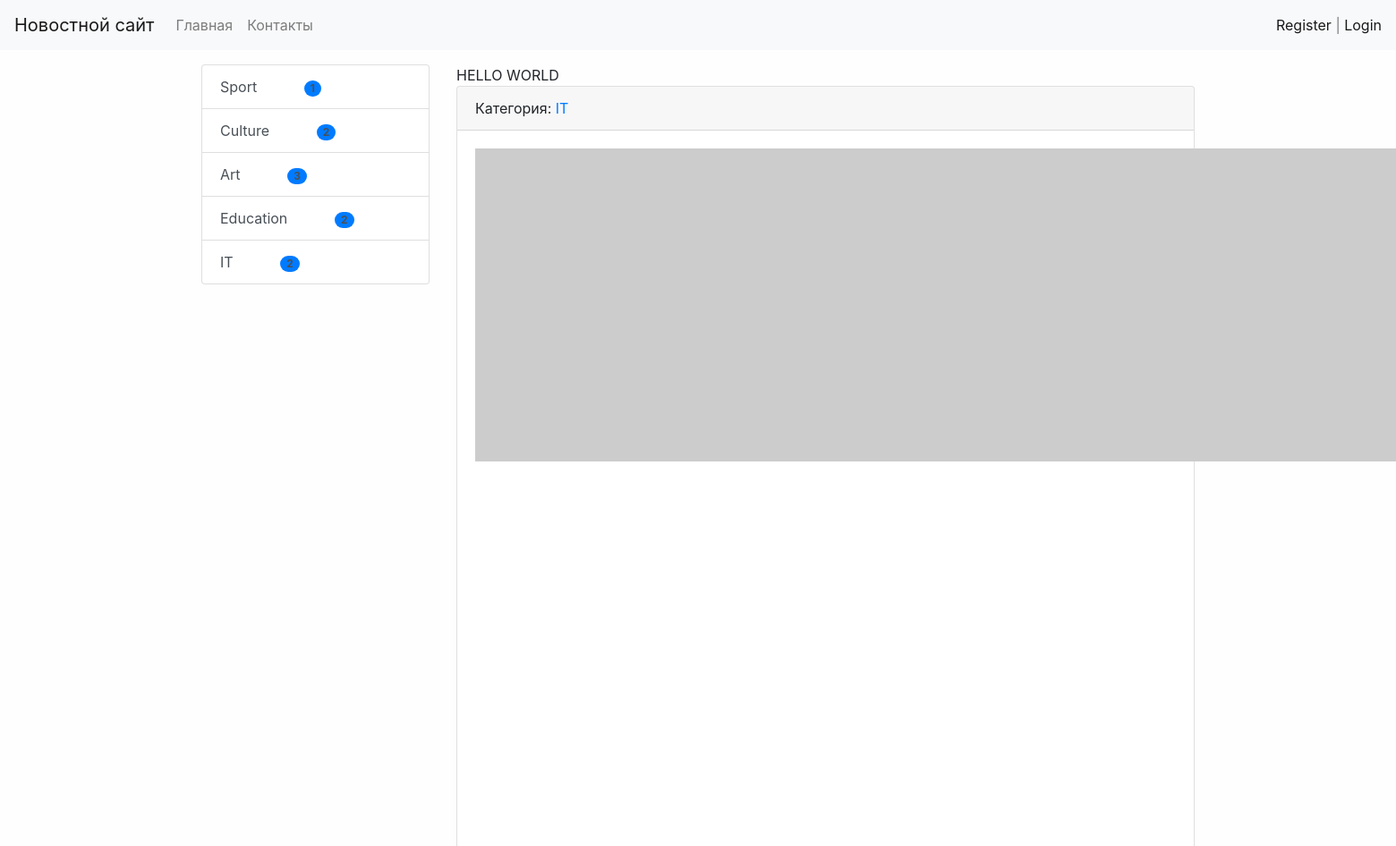
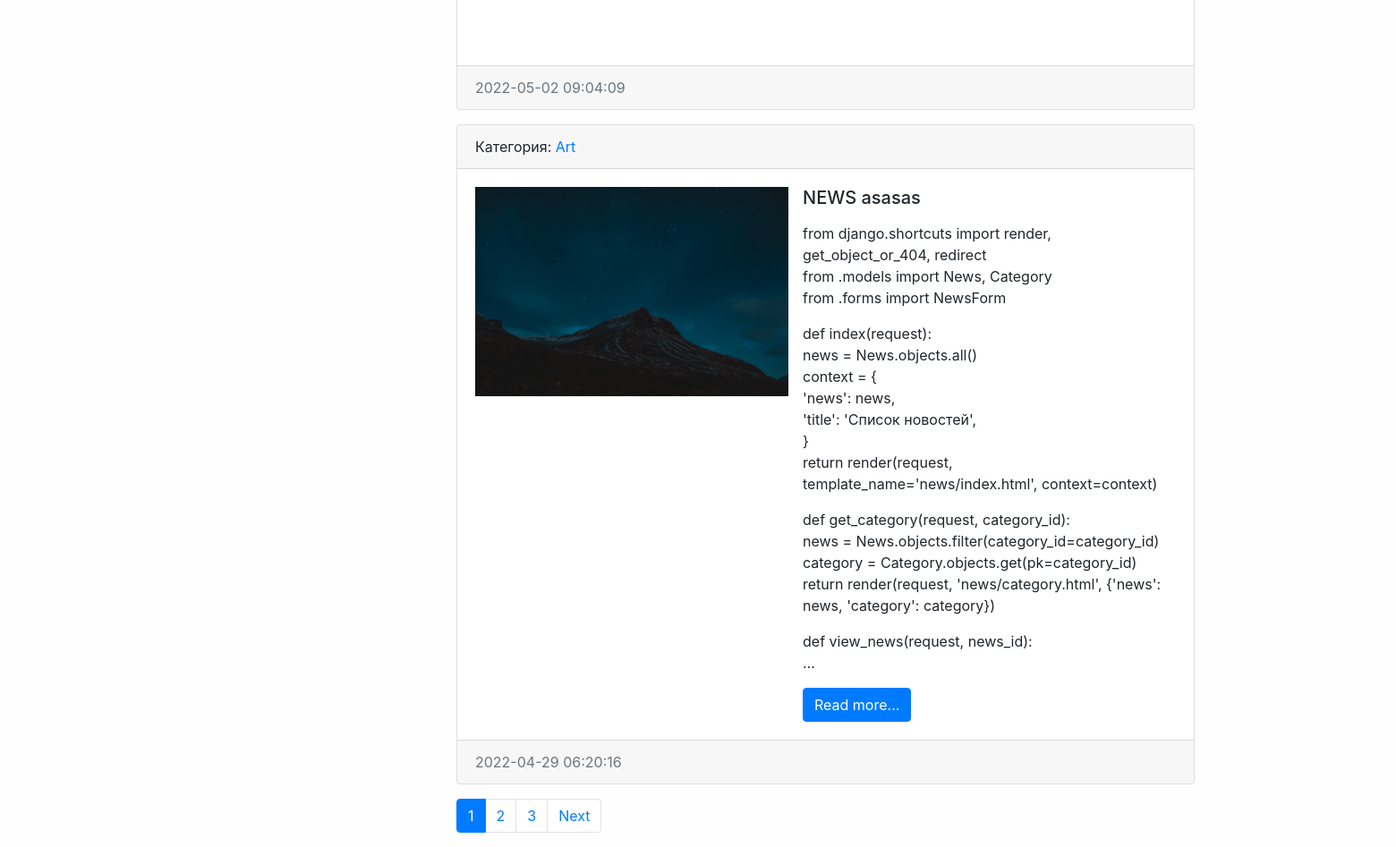
Before: / with the older database file (2 pictures, top to bottom).
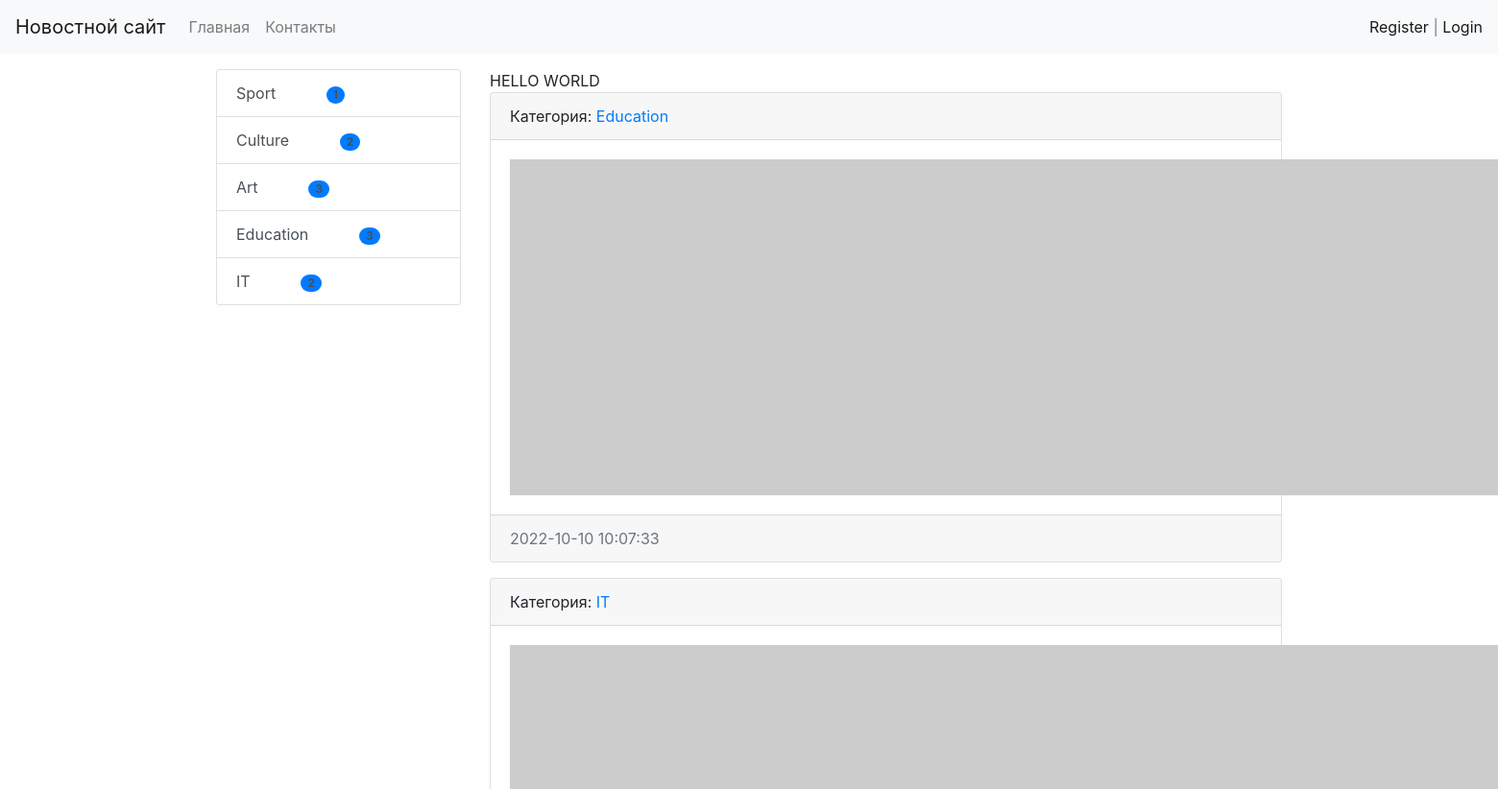
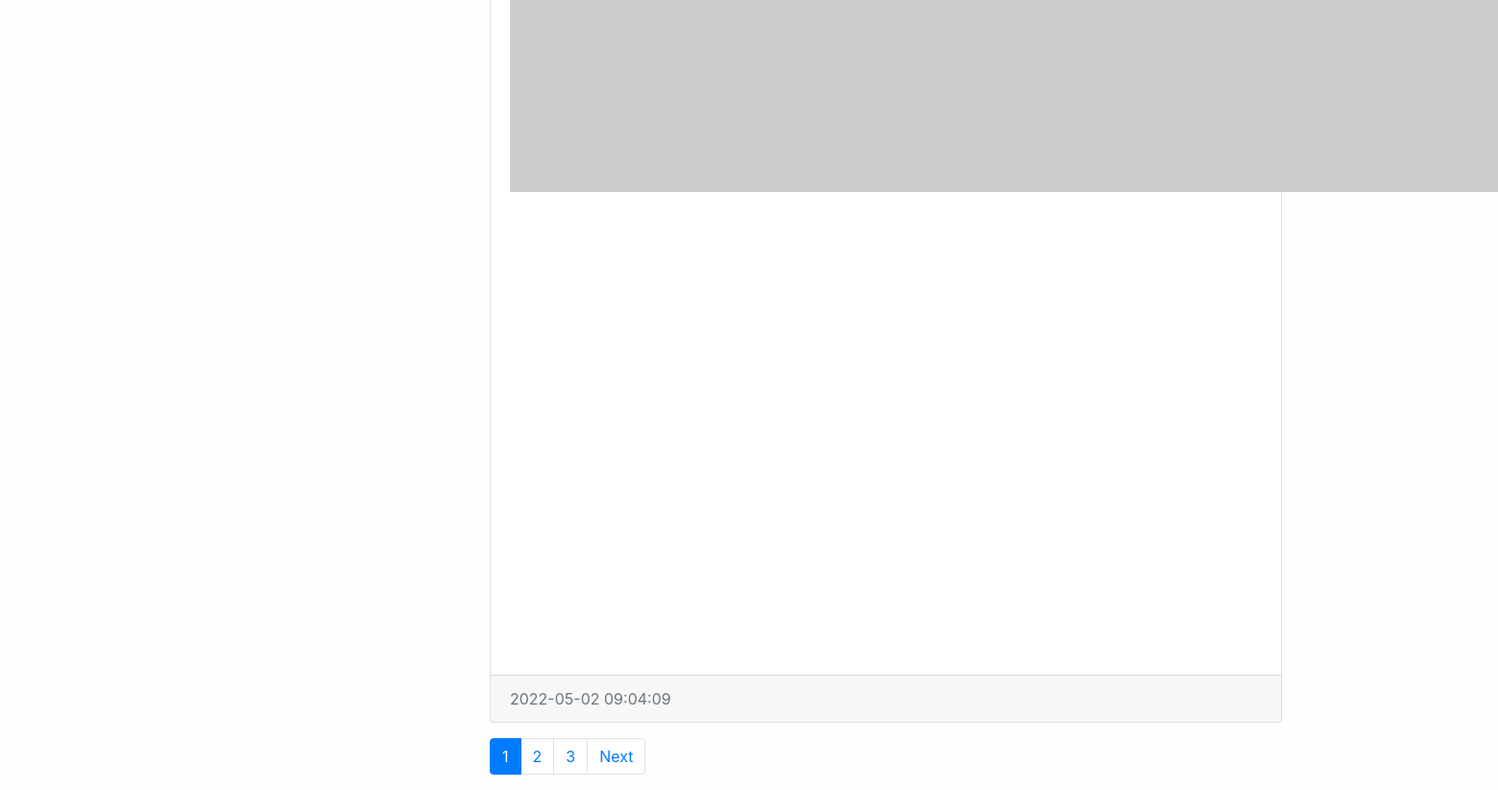
After: the same page with the newer database file (2 pictures, top to bottom).
### news/models.py (models this page shows, shortened)
class Category(models.Model):
    title = models.CharField(max_length=150, db_index=True, verbose_name='Наименование категории')
    def get_absolute_url(self):
        return reverse('category', kwargs={"category_id": self.pk})
    def __str__(self):
        return self.title
    class Meta:
        verbose_name = 'Категория'
        verbose_name_plural = 'Категории'
        ordering = ['title']

class News(models.Model):
    title = models.CharField(max_length=150, verbose_name='Наименование')
    content = models.TextField(blank=True, verbose_name='Контент')
    created_at = models.DateTimeField(auto_now_add=True, verbose_name='Дата публикации')
    updated_at = models.DateTimeField(auto_now=True, verbose_name='Обновлено')
    photo = models.ImageField(  upload_to='photos/%Y/%m/%d/', verbose_name='Фото', blank=True)
    is_published = models.BooleanField(default=True, verbose_name='Опубликовано')
    category = models.ForeignKey('Category', on_delete=models.PROTECT, verbose_name='Категория')
    views = models.IntegerField(default=0)
    def get_absolute_url(self):
        return reverse('view_news', kwargs={"pk": self.pk})
    class Meta:
        verbose_name = 'Новость'
        verbose_name_plural = 'Новости'
        ordering = ['-created_at']

### news/views.py (the view)
# urls.py: path('', HomeNews.as_view(), name='home'),
class HomeNews(MyMixin, ListView):
    model = News
    template_name = 'news/home_news_list.html'
    context_object_name = 'news'
    mixin_prop = 'hello world'
    paginate_by = 2
    def get_context_data(self, *, object_list=None, **kwargs):
        context = super().get_context_data(**kwargs)
        context['title'] = self.get_upper('Главная страница')
        context['mixin_prop'] = self.get_prop()
        return context
    def get_queryset(self):
        return News.objects.filter(is_published=True).select_related('category')

### news/templatetags/news_tags.py (called while the page is built)
@register.inclusion_tag('news/list_categories.html')
def show_categories():
    categories = Category.objects.annotate(
        cnt=Count('news',filter=F('news__is_published'))).filter(cnt__gt=0)
    return {"categories": categories}

### news/utils.py (called while the page is built)
    def get_prop(self):
        return self.mixin_prop.upper()

    def get_upper(self, s):
        if isinstance(s,str):
            return s.upper()
        else:
            return s.title.upper()

### news/templates/news/home_news_list.html (shortened to what this page needs)
{% extends 'base.html' %}
{% block sidebar %}
{% include 'inc/_sidebar.html' %}
{% endblock %}
{% block content %}
{{mixin_prop}}
{% for item in news %}
<div class="card mb-3">
    <div class="card-header">
        Категория: <a href="{{ item.category.get_absolute_url }}">{{ item.category }}</a>
    </div>
    <div class="card-body">
        <div class="media">
            {% if item.photo %}
            <img src="{{ item.photo.url }}" alt="" width="350" class="mr-3">
            {% else %}
            <img src="https://picsum.photos/id/1060/350/235/?blur=2" alt="" class="mr-3">
            {% endif %}
            <div class="media-body">
                <h5 class="card-title">{{ item.title }}</h5>
                <p class="card-text">{{ item.content|safe|linebreaks|truncatewords:50 }}</p>
                <a href="{{ item.get_absolute_url }}" class="btn btn-primary">Read more...</a>
            </div>
        </div>
    </div>
    <div class="card-footer text-muted">
        {{ item.created_at|date:"Y-m-d H:i:s" }}
    </div>
</div>
{% endfor %}
{% endblock %}

### templates/base.html (shortened to what this page needs)
<!doctype html>
{% load static %}
<html lang="en">
<head>
    <link rel="stylesheet" href="{% static 'bootstrap/css/bootstrap.min.css' %}">
    <link rel="stylesheet" href="{% static 'css/style.css' %}">
</head>
<body>
{% include 'inc/_nav.html' %}
<div class="container mt-3">
    <div class="row">
        <div class="col-md-3">
            {% block sidebar %}SIDEBAR{% endblock %}
        </div>
        <div class="col-md-9">
            {% block content %}CONTENT{% endblock %}
            {% if page_obj.has_other_pages %}
            <nav aria-label="...">
                <ul class="pagination">
                    {% for p in page_obj.paginator.page_range %}
                    {% if page_obj.number == p %}
                    <li class="page-item active" aria-current="page">
                        <a class="page-link" href="?page={{ p }}">{{ p }} </a>
                    </li>
                    {% elif p > page_obj.number|add:-3 and p < page_obj.number|add:3 %}
                    <li class="page-item">
                        <a class="page-link" href="?page={{ p }}">{{ p }}</a>
                    </li>
                    {% endif %}
                    {% endfor %}
                    {% if page_obj.has_next %}
                    <li class="page-item">
                        <a class="page-link" href="?page={{ page_obj.next_page_number }}">Next</a>
                    </li>
                    {% endif %}
                </ul>
            </nav>
            {% endif %}
        </div>
    </div>
</div>
</body>
</html>

### templates/inc/_nav.html (shortened to what this page needs)
<nav class="navbar navbar-expand-lg navbar-light bg-light">
    <a class="navbar-brand ms-3" href="{% url 'home' %}">Новостной сайт</a>
    <div class="collapse navbar-collapse" id="navbarSupportedContent">
        <ul class="navbar-nav mr-auto">
            <li class="nav-item"><a class="nav-link" href="{% url 'home' %}">Главная</a></li>
            <li class="nav-item"><a class="nav-link" href="{% url 'contact' %}">Контакты</a></li>
        </ul>    </div>
        <span class="navbar-text me-3">
            {% if request.user.is_authenticated %}
            Welcome, {{user.username}} | <a href="{% url 'logout' %}">Logout</a>
            {% else %}
            <a href="{% url 'register' %}">Register</a> | <a href="{% url 'login' %}">Login</a>
            {% endif%}
        </span>
</nav>

### templates/inc/_sidebar.html (shortened to what this page needs)
{% load news_tags %}
{% show_categories %}

### news/templates/news/list_categories.html
<div class="list-group">
    {% for item in categories %}
    <a href="{{ item.get_absolute_url }}" class="list-group-item list-group-item-action">{{ item.title }}
        <span class="badge ml-5 bg-primary badge-pill text-color-light">{{item.cnt}}</span>
</a>
    {% endfor %}
</div>

### mysite/static/css/style.css (style rules this page uses)
body { background: #fefefe; }

Changed rows visible on the page:
no longer on this page (row unchanged): News: category "Art", photo (picture), title "NEWS asasas", content "from django.shortcuts import render, get_object_or_404, redirect from .models import News, Category from .forms import NewsForm def index(request): news = News.objects.all() context = { 'news': news, 'title': 'Список новостей', } return render(request, template_name='news/index.html', context=context) def get_category(request, category_id): news = News.objects.filter(category_id=category_id) category = Category.objects.get(pk=category_id) return render(request, 'news/category.html', {'news': news, 'category': category}) def view_news(request, news_id): …", created_at "2022-04-29 06:20:16"
computed for Category "Education": cnt "2" → "3"
added News: category "Education", created_at "2022-10-10 10:07:33"
